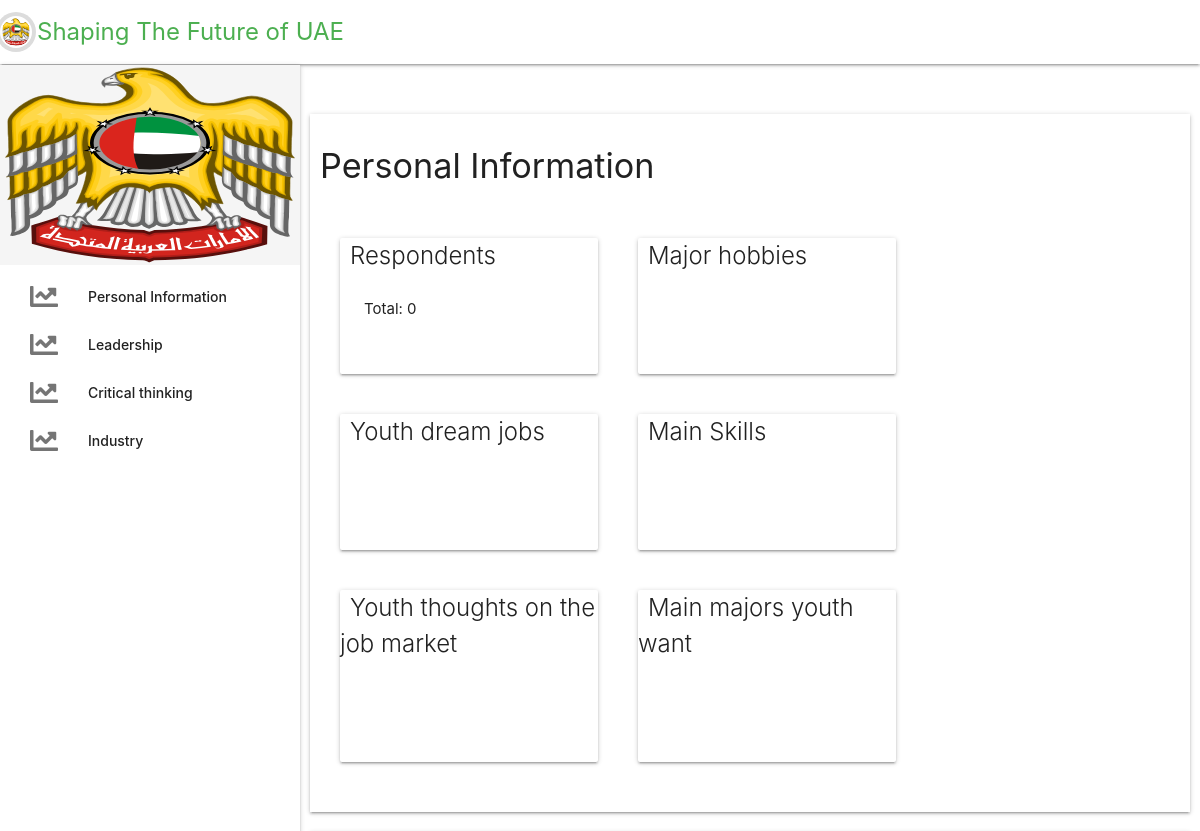
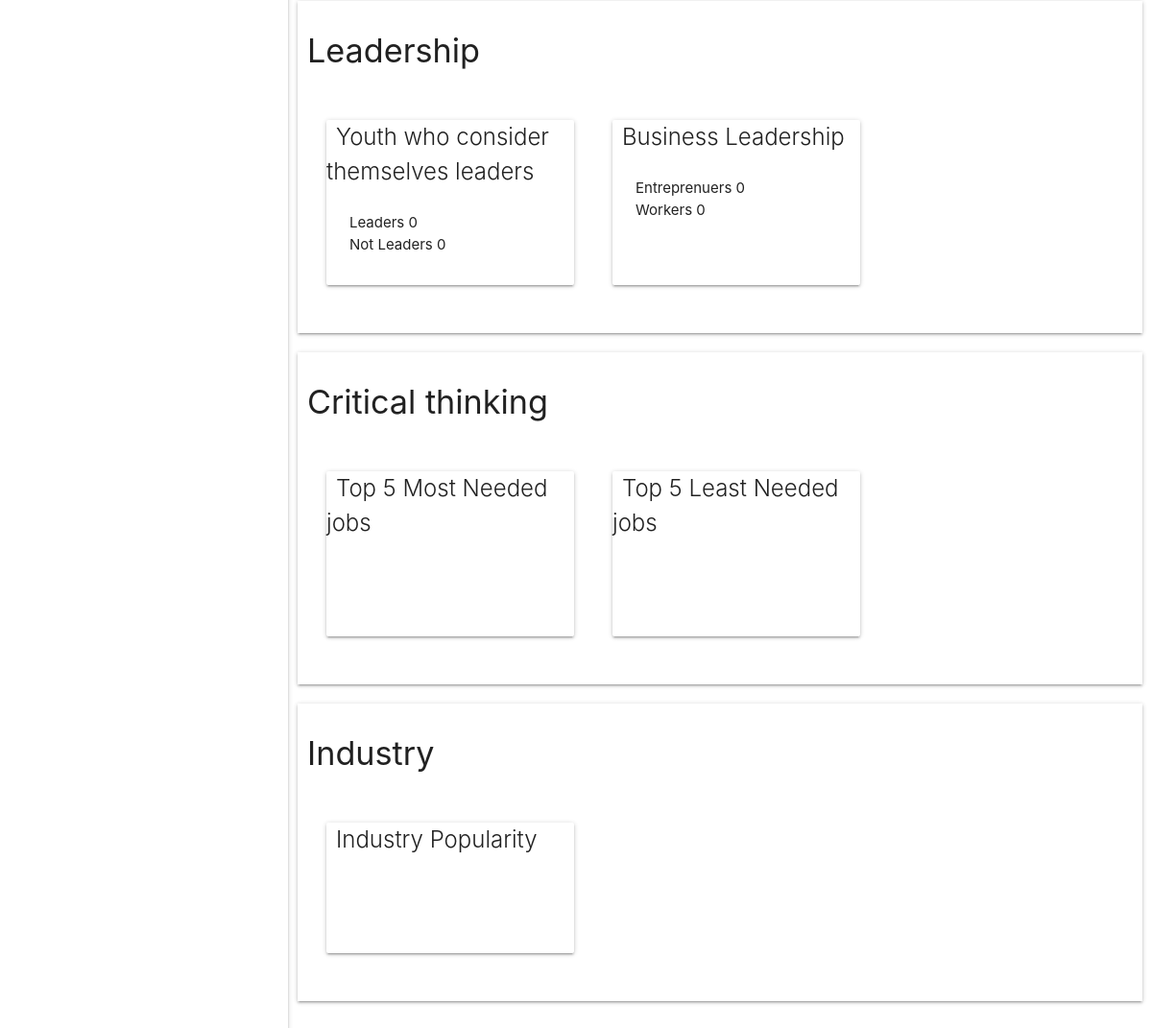
The app's page /analytics with its own data (2 pictures, top to bottom).
### opinion_aggregator/models/survey.py (models this page shows, shortened)
class SectionModel(models.Model):
    title = models.CharField(
        _('Title of the section: eg personal info'),
        max_length=40,
        blank=False,
        null=False)
    long_description = models.CharField(
        _('Long description of this area'),
        max_length=255,
        blank=True,
        null=True)
    part = models.ForeignKey(
        PartModel, related_name='sections',
        on_delete=models.CASCADE,
        null=False, blank=False)
    class Meta:
        verbose_name_plural = "Sections of the survey"
        unique_together = ('title', 'part')

class QuestionModel(models.Model):
    description = models.CharField(
        _('Description of the question'),
        max_length=400,
        blank=False,
        null=False)
    section = models.ForeignKey(
        SectionModel, related_name='questions',
        on_delete=models.CASCADE,
        null=False, blank=False)
    class Meta:
        verbose_name_plural = "Questions"
        unique_together = ('description', 'section')

### opinion_aggregator/views.py (the view)
# urls.py: path('analytics', views.analytics, name='analytics'),
def analytics(request):
    context = {
        'sections': get_survey_sections
    }
    return render(request, 'analytics.html', context)

### opinion_aggregator/dao/survey.py (called while the page is built)
def get_survey_sections():
    sections = survey_models.SectionModel.objects.all()
    return sections

### opinion_aggregator/templatetags/section_extras.py (called while the page is built)
@register.filter
def get_leadership_yes_responses(question):
    responses = survey.SurveyResponsesModel.objects.filter(question=question, response="Yes")
    return len(responses)

@register.filter
def get_leadership_no_responses(question):
    responses = survey.SurveyResponsesModel.objects.filter(question=question, response="No")
    return len(responses)

@register.filter
def get_salary_count(question):
    responses = survey.SurveyResponsesModel.objects.filter(question=question, response="have a job with salary")
    return len(responses)

### opinion_aggregator/templates/analytics.html (shortened to what this page needs)
{% extends "base.html" %}
{% load static %}
{% block styles %}
    {{ block.super }}
    <link rel="stylesheet" type="text/css" href="{% static 'css/analytics.css' %}" />
{% load static %}
{% endblock %}
{% block header %}
{% load section_extras %}
    <header>
        <div class="navbar-fixed">
            <nav class="white">
                <div class="nav-wrapper">
                    <div class="row hide-on-med-and-down">
                        <a href="/" class="brand-logo green-text uae-logo"><img src="{% static '/images/logo.svg' %}">Shaping The Future of UAE</a>
                        <ul class="right hide-on-med-and-down">
                            <li><a href="#!"><i class="material-icons">search</i></a></li>
                        </ul>
                    </div>
                </div>
            </nav>
        </div>
        <ul id="slide-out" class="sidenav sidenav-fixed invesible-top">
            <li>
                <div class="user-view">
                    <div class="background">
                        <img src="{% static '/images/logo.svg' %}">
                    </div>
                </div>
            </li>
            {% for section in sections %}
            {% if not section.title == "Skill Rating" and not section.title == "Interests" %}
            <li><a href="#{{section.title}}" class="waves-effect"><i class="fas fa-2x fa-chart-line"></i>{{section.title}}</a></li>
            {% endif %}
            {% endfor %}
        </ul>
    </header>
{% endblock %}
{% block content %}
<div class="content">
    <div class="row">
        <div class="row">
            {% for section in sections %}
            {% if section.title == "Personal Information" %}
            <div class="row analytic z-depth-1" id="{{section.title}}">
                <div class="row"><h4>{{section.title}}</h4></div>
                <div class="row analytic-cards">
                    {% for question in section.questions.all %}
                    {% if question.description == "What is your age ?" %}
                    <div class="card">
                    <span class="card-title">Respondents</span>
                    <div class="card-content">
                        <p>Total: {{ question.responses.count }}</p>
                    </div>
                    </div>
                    {% endif %}
                    {% if question.description == "what major you willing to apply?" %}
                    <div class="card">
                    <span class="card-title">Main majors youth want</span>
                    <div class="card-content">
                    </div>
                    </div>
                    {% endif %}
                    {% if question.description == "what’s your dream job?" %}
                    <div class="card">
                    <span class="card-title">Youth dream jobs</span>
                    <div class="card-content">
                    </div>
                    </div>
                    {% endif %}
                    {% if question.description == "what knowledge do you have on work sector market?" %}
                    <div class="card">
                    <span class="card-title">Youth thoughts on the job market</span>
                    <div class="card-content">
                    </div>
                    </div>
                    {% endif %}
                    {% if question.description == "What are your Hobbies?" %}
                    <div class="card">
                    <span class="card-title">Major hobbies</span>
                    <div class="card-content">
                    </div>
                    </div>
                    {% endif %}
                    {% if question.description == "what is your skills?" %}
                    <div class="card">
                    <span class="card-title">Main Skills</span>
                    <div class="card-content">
                    </div>
                    </div>
                    {% endif %}
                    {% endfor %}
                </div>
            </div>
            {% endif %}
            {% if section.title == "Leadership" %}
            <div class="row analytic z-depth-1" id="{{section.title}}">
                <div class="row"><h4>{{section.title}}</h4></div>
                <div class="row analytic-cards">
                    {% for question in section.questions.all %}
                    {% if question.description == "Are you a leader?" %}
                    <div class="card">
                        <span class="card-title">Youth who consider themselves leaders</span>
                        <div class="card-content">
                            <p>
                                <span class="number">Leaders {{ question|get_leadership_yes_responses }}</span>
                            </p>
                            <p>
                                <span class="number">Not Leaders {{ question|get_leadership_no_responses }}</span>
                            </p>
                        </div>
                    </div>
                    {% endif %}
                    {% if question.description == "what do u plan on doing in the future?" %}
                    <div class="card">
                        <span class="card-title">Business Leadership</span>
                        <div class="card-content">
                            <p>
                                <span class="number">Entreprenuers {{ question|get_leadership_yes_responses }}</span>
                            </p>
                            <p>
                                <span class="number">Workers {{ question|get_salary_count }}</span>
                            </p>
                        </div>
                    </div>
                    {% endif %}
                    {% endfor %}
                </div>
            </div>
            {% endif %}
            {% if section.title == "Critical thinking" %}
            <div class="row analytic z-depth-1" id="{{section.title}}">
                <div class="row"><h4>{{section.title}}</h4></div>
                <div class="row analytic-cards">
                    {% for question in section.questions.all %}
                    {% if question.description == "What top five jobs you think we need in the labor market?" %}
                    <div class="card">
                        <span class="card-title">Top 5 Most Needed jobs</span>
                        <div class="card-content">
                        </div>
                    </div>
                    {% endif %}
                    {% if question.description == "What top five jobs you think we do not need in the labor market?" %}
                    <div class="card">
                        <span class="card-title">Top 5 Least Needed jobs</span>
                        <div class="card-content">
                        </div>
                    </div>
                    {% endif %}
                    {% endfor %}
                </div>
            </div>
            {% endif %}
            {% if section.title == "Industry" %}
            <div class="row analytic z-depth-1" id="{{section.title}}">
                <div class="row"><h4>{{section.title}}</h4></div>
                <div class="row analytic-cards">
                    {% for question in section.questions.all %}
                    <div class="card">
                        <span class="card-title">Industry Popularity</span>
                        <div class="card-content">
                        </div>
                    </div>
                    {% endfor %}
                </div>
            </div>
            {% endif %}
            {% endfor %}
        </div>
    </div>
</div>
{% endblock %}

### opinion_aggregator/templates/base.html (shortened to what this page needs)
<!DOCTYPE html>
<html lang="en">
<head>
    {% load static %}
    {% block styles %}
    <link href="{% static 'css/main.css' %}" rel="stylesheet" type="text/css"/>
    <link rel="stylesheet" href="https://cdnjs.cloudflare.com/ajax/libs/materialize/1.0.0/css/materialize.min.css">
    <link rel="stylesheet" href="https://cdnjs.cloudflare.com/ajax/libs/font-awesome/5.11.2/css/all.css">
    {% endblock %}
</head>
<body>
{% block header %}{% endblock %}
{% block content %}
{% endblock %}
</body>
</html>

### opinion_aggregator/static/css/main.css (style rules this page uses)
body, html { height: 100%; }
body { display: flex; flex-direction: column; }
.content { flex: 1 0 auto; }
.brand-logo { font-size: 1.6rem !important; display: flex !important; align-items: center !important; }
.uae-logo img { border-radius: 50%; height: 32px; width: 32px; padding: 2px; box-shadow: 0px 0px 0px 4px #DCDCDC; margin-right: 5px; }
.green-text { color: #4CAF50 !important; }

### opinion_aggregator/static/css/analytics.css (style rules this page uses)
.nav-wrapper { height: 50px; }
@media only screen and (min-width : 992px) { .invesible-top { top: 65px; } }
.background { background-color: whitesmoke; }
a .fas { display: flex; justify-content: center; }
.background img { height: 200px; width: 100%; }
.user-view { height: 200px; }
.content { padding-top: 50px; }
.analytic { margin-left: 310px !important; margin-right: 10px; padding: 10px; }
.card { margin: 20px; }
.analytic-cards { display: flex; flex-wrap: wrap; }
.card { flex-basis: 30%; }
.card-title { padding: 5px 10px; }
.card-content { overflow-y: scroll; height: 100px; }
.card-content { --scrollbarBG: rgba(0,0,0,0); --thumbBG: #E638b3; scrollbar-width: thin; scrollbar-color: var(--thumbBG) var(--scrollbarBG); }

### records on screen
SectionModel: title "Personal Information"
SectionModel: title "Leadership"
SectionModel: title "Critical thinking"
SectionModel: title "Industry"
QuestionModel: responses.count "0"
QuestionModel: shows "Major hobbies"
QuestionModel: shows "Youth dream jobs"
QuestionModel: shows "Main Skills"
QuestionModel: shows "Youth thoughts on the job market"
QuestionModel: shows "Main majors youth want"
QuestionModel: id "0"
QuestionModel: id "0"
QuestionModel: shows "Top 5 Most Needed jobs"
QuestionModel: shows "Top 5 Least Needed jobs"
